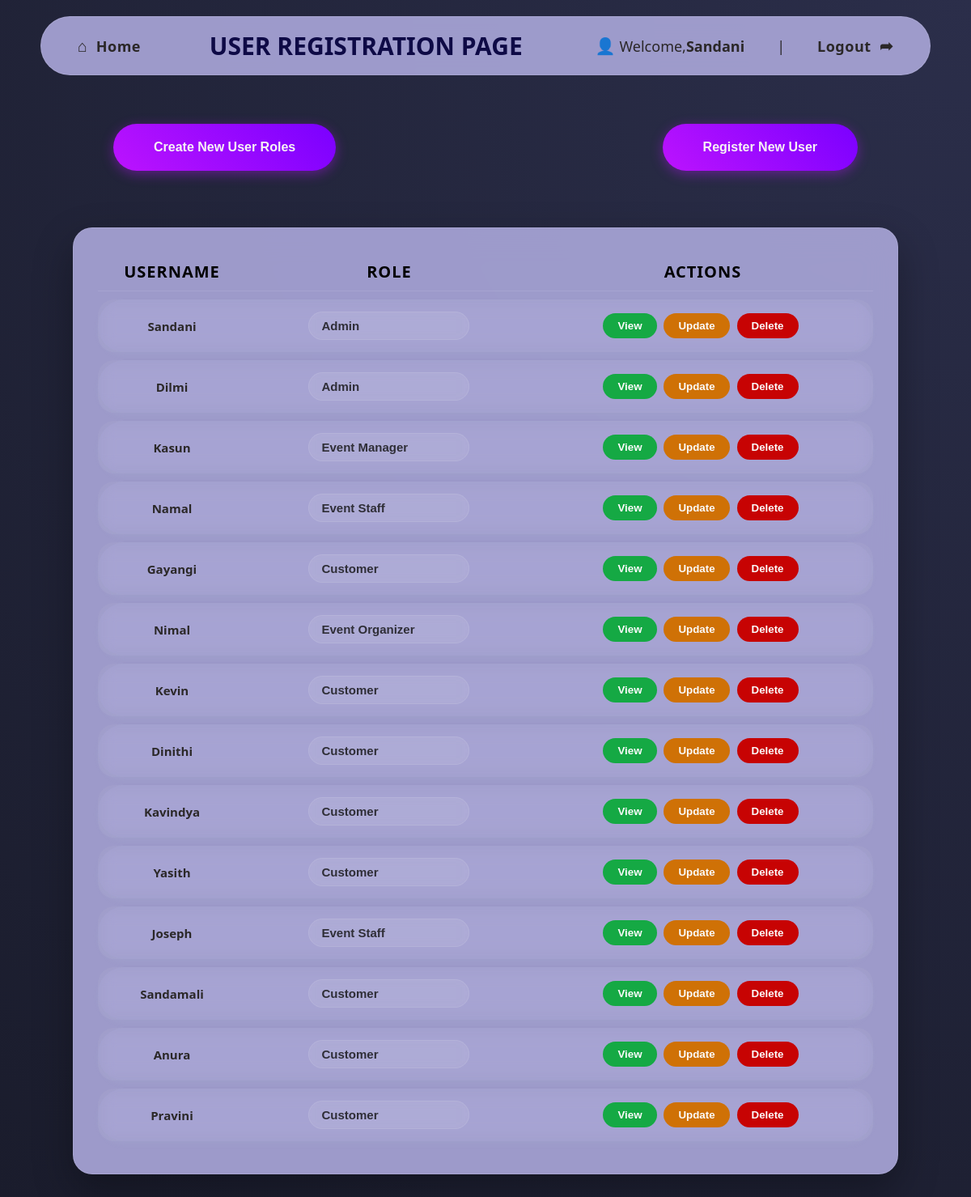
Screenshot of /pages/users/admin.php (signed in) with the database file from the repository.
### tables this page shows
CREATE TABLE `users` (
  `id` int(10) NOT NULL,
  `username` varchar(50) NOT NULL,
  `password` varchar(255) NOT NULL,
  `Role_Id` int(10) NOT NULL
);

### pages/users/admin.php (the view, shortened to what this page needs)
<?php
require_once '../../config.php';
$current_user = $_SESSION['username'];
$sql = "SELECT u.id, u.username, u.password, u.role_id, r.role_name
        FROM users u
        LEFT JOIN roles r ON u.role_id = r.role_id";
$result = $conn->query($sql);
$role_sql = "SELECT * FROM roles";
$roles_result = $conn->query($role_sql);
$roles = array();
while ($row = $roles_result->fetch_assoc()) {
    $roles[$row['role_id']] = $row['role_name'];
}
?>
<!DOCTYPE html>
<html lang="en">
<head>
<link rel="stylesheet" href="../../css/style.css">
</head>
<body class="page-layout">
<header class="header-section">
    <nav class="nav-left">
        <a href="../home.php" class="nav-link active">
            <span class="icon">&#8962;</span> Home
        </a>
    </nav>
    <div class="nav-center">
        <h2>USER REGISTRATION PAGE</h2>
    </div>
    <div class="nav-right">
        <span class="user-display">
            <span class="icon">&#128100;</span> Welcome, <strong><?php echo htmlspecialchars($current_user); ?></strong>
        </span>
        <span class="nav-divider">|</span>
        <a href="logout.php" class="logout-link">
            Logout <span class="icon">&#10150;</span>
        </a>
    </div>
</header>
<div class="action-section">
    <div class="button-wrapper">
        <button class="reg-btn" onclick="location.href='createRoles.php'">Create New User Roles</button>
        <button class="reg-btn" onclick="location.href='createUser.php'">Register New User</button>
    </div>
</div>
    <div class="table-section">
        <div class="table-container">
            <table>
                <thead>
                    <tr>
                        <th>Username</th>
                        <th>Role</th>
                        <th>Actions</th>
                    </tr>
                </thead>
                <tbody>
                    <?php while ($user = $result->fetch_assoc()): ?>
                    <?php
                        $user_role_id = isset($user['role_id']) ? intval($user['role_id']) : 0;
                    ?>
                <tr class="cell-record-row">
                    <td><?php echo isset($user['username']) ? htmlspecialchars($user['username']) : ''; ?></td>
                <td>
                    <select class="drop-down" disabled onchange="updateRole(<?php echo $user['id']; ?>, this.value)">
                            <?php foreach ($roles as $id => $role_name): ?>
                            <?php $id = intval($id);  ?>
                        <option value="<?php echo $id; ?>"
                            <?php echo ($user_role_id == $id) ? 'selected' : ''; ?>>
                            <?php echo htmlspecialchars($role_name); ?>
                        </option>
                    <?php endforeach; ?>
                    </select>
                </td>
                <td>
                <button class="view-btn" onclick="location.href='viewUser.php?id=<?php echo $user['id']; ?>'">View</button>
                <button class="upt-btn" onclick="location.href='updateUser.php?id=<?php echo $user['id']; ?>'">Update</button>
                <button class="del-btn" onclick="location.href='deleteUser.php?id=<?php echo $user['id']; ?>'">Delete</button>
                </td>
                </tr>
                <?php endwhile; ?>
                </tbody>
            </table>
        </div>
    </div>
</body>
</html>

### rows the page displays
users: username "Sandani", Role_Id+id "Admin"
users: username "Dilmi", Role_Id+id "Admin"
users: username "Kasun", Role_Id+id "Event Manager"
users: username "Namal", Role_Id+id "Event Staff"
users: username "Gayangi", Role_Id+id "Customer"
users: username "Nimal", Role_Id+id "Event Organizer"
users: username "Kevin", Role_Id+id "Customer"
users: username "Dinithi", Role_Id+id "Customer"
users: username "Kavindya", Role_Id+id "Customer"
users: username "Yasith", Role_Id+id "Customer"
users: username "Joseph", Role_Id+id "Event Staff"
users: username "Sandamali", Role_Id+id "Customer"
users: username "Anura", Role_Id+id "Customer"
users: username "Pravini", Role_Id+id "Customer"

### other values shown
$current_user "Sandani"
